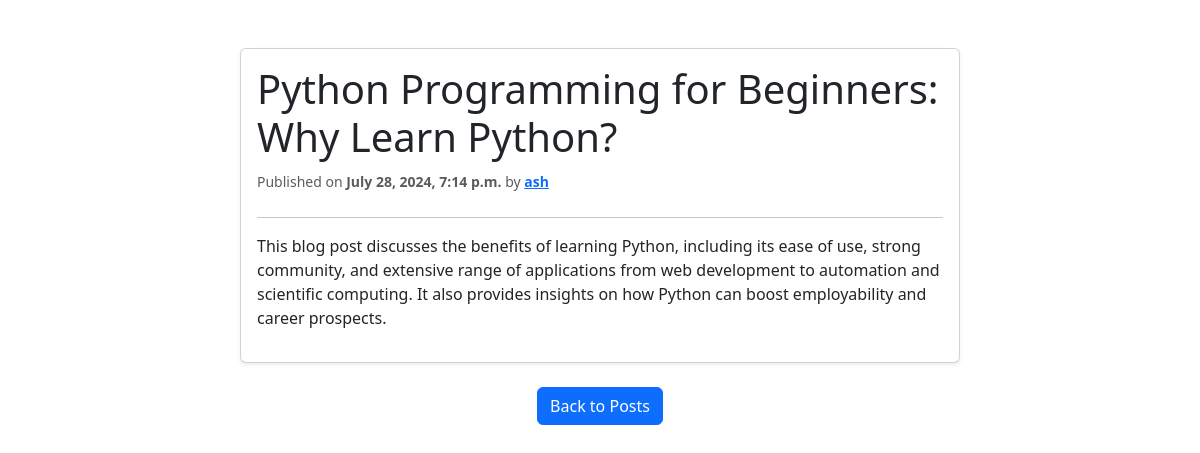
The app's page /12/ with its own data.
### Blog/models.py (models this page shows, shortened)
class Post(models.Model):
    class Status(models.TextChoices):
        DRAFT = "DF", "Draft"
        PUBLISHED = "PB", "Published"
    title = models.CharField(max_length=250)
    slug = models.SlugField(
        max_length=250,
        unique_for_date='publish'
    )
    author = models.ForeignKey(
        User,
        on_delete=models.CASCADE,
        related_name="blog_posts"
    )
    body = models.TextField()
    publish = models.DateTimeField(default=timezone.now)
    created = models.DateTimeField(auto_now_add=True)
    updated = models.DateTimeField(auto_now=True)
    status = models.CharField(
        max_length=2,
        choices=Status.choices,
        default=Status.DRAFT
    )
    objects = models.Manager()
    published = PublishedManager()
    class Meta:
        ordering = ['-publish']  # Oldest to Newest.

### Blog/views.py (the view)
# urls.py: path("<int:pk>/", BlogDetailView.as_view(), name="detail"),
class BlogDetailView(DetailView):
    model = Post
    template_name="../templates/blog/post/detail.html"

### templates/blog/post/detail.html (shortened to what this page needs)
{% extends "blog/base.html" %}
{% block content %}
<div class="container mt-5">
    <div class="row justify-content-center">
        <div class="col-md-8">
            <div class="card mb-4 shadow-sm">
                <div class="card-body">
                    <h1 class="card-title">{{ post.title }}</h1>
                    <p class="card-text text-muted mb-4">
                        <small>
                             Published on
                            <span class="fw-semibold">{{ post.publish|date:"F j, Y, g:i a" }}</span> by
                            <a href="{% url 'user_posts' post.author %}" class="text-primary fw-bold">{{ post.author }}</a>
                        </small>
                    </p>
                    <hr>
                    <div class="post-body">
                        {{ post.body|linebreaks }}
                    </div>
                </div>
            </div>
            <div class="text-center mt-4">
                <a href="{% url 'home' %}" class="btn btn-primary">Back to Posts</a>
            </div>
        </div>
    </div>
</div>
{% endblock %}

### records on screen
Post: title "Python Programming for Beginners: Why Learn Python?", publish "July 28, 2024, 7:14 p.m.", author "ash", body "This blog post discusses the benefits of learning Python, including its ease of use, strong community, and extensive range of applications from web development to automation and scientific computing. It also provides insights on how Python can boost employability and career prospects."
